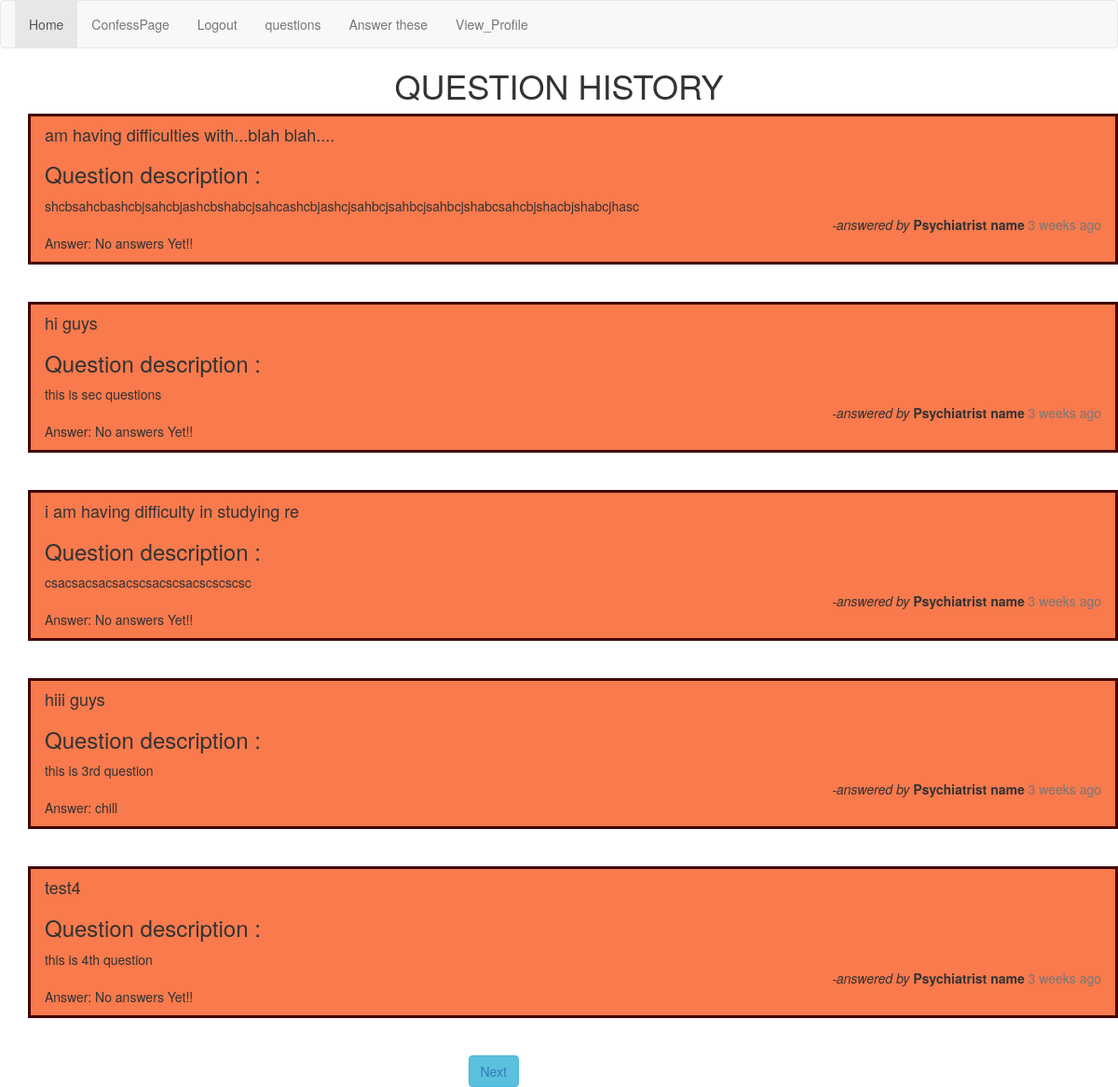
The page /questions (signed in) on the database its author committed.
### app/models.py (models this page shows, shortened)
class FilQuestions(db.Model):
    id=db.Column(db.Integer,primary_key=True)
    q_title=db.Column(db.String(100),nullable=False)
    q_desc=db.Column(db.String(300),nullable=False)
    timestamp=db.Column(db.DateTime,index=True,default=datetime.utcnow)
    ans_text=db.Column(db.String(200),index=True)
    psy_id=db.Column(db.Integer,db.ForeignKey('users.id'))
    no_upvotes=db.Column(db.Integer)

### app/routes.py (the view)
@app.route('/questions')
def questions():
    page = request.args.get('page', type=int, default=1)
    all_quest=FilQuestions.query.paginate(page,app.config['POST_PER_PAGE'],False)
    prev_url=next_url=None
    if all_quest.has_next:
        next_url=url_for('questions',page=all_quest.next_num)
    if all_quest.has_prev:
        prev_url=url_for('questions',page=all_quest.prev_num)
    return render_template('questions.html',questions=all_quest.items,next_url=next_url,prev_url=prev_url)

### app/templates/questions.html (shortened to what this page needs)
{% extends "base.html" %}
{% import "_quest.html" as quest %}
{% block content %}
<h1 class="text-center py-3">QUESTION HISTORY</h1>
<div  class="container rounded my-4">
    {% for q in questions %}
    <div>
        {{ quest.question(q.id,q.q_title,q.q_desc,q.ans_text,q.psy_id,q.no_upvotes) }}
    </div>
    {% endfor %}
    <div class="row">
        <div class="col-xs-offset-5">
        {% if next_url %}
            <button class="btn btn-info"><a href="{{ next_url }}">Next</a></button>
        {% endif %}
        </div>
    </div>
</div>
{% endblock %}

### app/templates/_quest.html
{% macro question(id,qt,qd,ans,psy_id,upvotes) %}
<div
class="container rounded my-4"
style="
  background-color: rgb(248, 122, 77);
  border: 3px solid rgb(66, 7, 7);
"
>
    <div id="question" class="text-left py-1">
        <h4>
            {{ qt }}
        </h4>
    </div>
     <div id="answer">
         <h3>Question description : </h3>
        {{ qd }}
     </div>
    <div class="py-2 px-1 my-1 text-right">
    <span><i>-answered by </i><b>Psychiatrist name</b> </span>
    <span class="text-muted">3 weeks ago</span>
    </div>
    {% if ans!=None %}
    <div>
        <p>
        Answer:    {{ ans }}
        </p>
    </div>
    {% else %}
    <div>
        <p>
        Answer:    No answers Yet!!
        </p>
    </div>
    {% endif %}
</div>
<br><br>
{% endmacro %}

### rows shown on the page
FilQuestions: q_title "am having difficulties with...blah blah....", q_desc "shcbsahcbashcbjsahcbjashcbshabcjsahcashcbjashcjsahbcjsahbcjsahbcjshabcsahcbjshacbjshabcjhasc", shows "Answer: No answers Yet!!"
FilQuestions: q_title "hi guys", q_desc "this is sec questions", shows "Answer: No answers Yet!!"
FilQuestions: q_title "i am having difficulty in studying re", q_desc "csacsacsacsacscsacscsacscscscsc", shows "Answer: No answers Yet!!"
FilQuestions: q_title "hiii guys", q_desc "this is 3rd question", ans_text "chill"
FilQuestions: q_title "test4", q_desc "this is 4th question", shows "Answer: No answers Yet!!"
